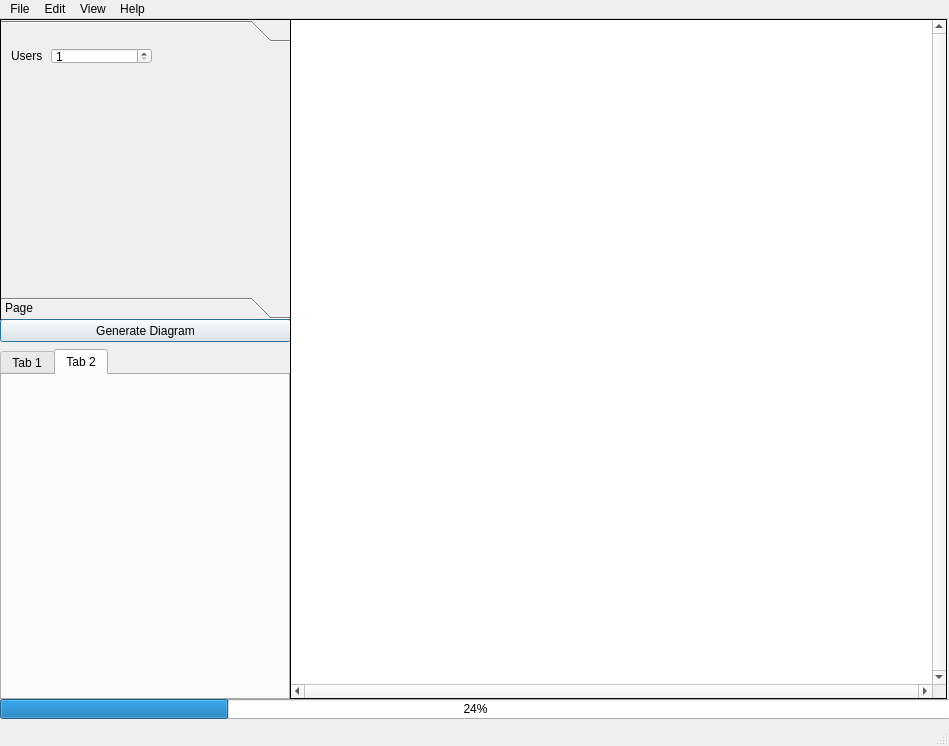
<?xml version="1.0" encoding="UTF-8"?>
<ui version="4.0">
 <class>NetGenMainWindow</class>
 <widget class="QMainWindow" name="NetGenMainWindow">
  <property name="geometry">
   <rect>
    <x>0</x>
    <y>0</y>
    <width>949</width>
    <height>746</height>
   </rect>
  </property>
  <property name="windowTitle">
   <string>Net-Gen</string>
  </property>
  <widget class="QWidget" name="centralwidget">
   <widget class="QProgressBar" name="progressBar">
    <property name="geometry">
     <rect>
      <x>0</x>
      <y>680</y>
      <width>951</width>
      <height>20</height>
     </rect>
    </property>
    <property name="value">
     <number>24</number>
    </property>
    <property name="invertedAppearance">
     <bool>false</bool>
    </property>
   </widget>
   <widget class="QTabWidget" name="tabWidget">
    <property name="geometry">
     <rect>
      <x>0</x>
      <y>330</y>
      <width>290</width>
      <height>351</height>
     </rect>
    </property>
    <property name="currentIndex">
     <number>1</number>
    </property>
    <property name="elideMode">
     <enum>Qt::ElideNone</enum>
    </property>
    <property name="usesScrollButtons">
     <bool>true</bool>
    </property>
    <property name="tabsClosable">
     <bool>false</bool>
    </property>
    <property name="movable">
     <bool>false</bool>
    </property>
    <property name="tabBarAutoHide">
     <bool>false</bool>
    </property>
    <widget class="QWidget" name="tab">
     <attribute name="title">
      <string>Tab 1</string>
     </attribute>
    </widget>
    <widget class="QWidget" name="tab_2">
     <attribute name="title">
      <string>Tab 2</string>
     </attribute>
    </widget>
   </widget>
   <widget class="QToolBox" name="toolBox">
    <property name="geometry">
     <rect>
      <x>0</x>
      <y>0</y>
      <width>291</width>
      <height>301</height>
     </rect>
    </property>
    <property name="mouseTracking">
     <bool>true</bool>
    </property>
    <property name="frameShape">
     <enum>QFrame::Box</enum>
    </property>
    <widget class="QWidget" name="toolBoxPage1">
     <property name="geometry">
      <rect>
       <x>0</x>
       <y>0</y>
       <width>289</width>
       <height>243</height>
      </rect>
     </property>
     <attribute name="label">
      <string/>
     </attribute>
     <widget class="QLabel" name="label">
      <property name="geometry">
       <rect>
        <x>10</x>
        <y>0</y>
        <width>31</width>
        <height>16</height>
       </rect>
      </property>
      <property name="text">
       <string>Users:</string>
      </property>
     </widget>
     <widget class="QSpinBox" name="spinBox">
      <property name="geometry">
       <rect>
        <x>50</x>
        <y>0</y>
        <width>101</width>
        <height>16</height>
       </rect>
      </property>
      <property name="wrapping">
       <bool>false</bool>
      </property>
      <property name="frame">
       <bool>true</bool>
      </property>
      <property name="minimum">
       <number>1</number>
      </property>
      <property name="maximum">
       <number>200000000</number>
      </property>
      <property name="value">
       <number>1</number>
      </property>
     </widget>
    </widget>
    <widget class="QWidget" name="page">
     <property name="geometry">
      <rect>
       <x>0</x>
       <y>0</y>
       <width>289</width>
       <height>243</height>
      </rect>
     </property>
     <attribute name="label">
      <string>Page</string>
     </attribute>
    </widget>
   </widget>
   <widget class="QPushButton" name="pushButton">
    <property name="geometry">
     <rect>
      <x>0</x>
      <y>300</y>
      <width>291</width>
      <height>23</height>
     </rect>
    </property>
    <property name="mouseTracking">
     <bool>false</bool>
    </property>
    <property name="text">
     <string>Generate Diagram</string>
    </property>
    <property name="autoDefault">
     <bool>false</bool>
    </property>
    <property name="default">
     <bool>true</bool>
    </property>
    <property name="flat">
     <bool>false</bool>
    </property>
   </widget>
   <widget class="QGraphicsView" name="graphicsView">
    <property name="geometry">
     <rect>
      <x>290</x>
      <y>0</y>
      <width>657</width>
      <height>680</height>
     </rect>
    </property>
    <property name="mouseTracking">
     <bool>true</bool>
    </property>
    <property name="frameShape">
     <enum>QFrame::Box</enum>
    </property>
    <property name="frameShadow">
     <enum>QFrame::Plain</enum>
    </property>
    <property name="verticalScrollBarPolicy">
     <enum>Qt::ScrollBarAlwaysOn</enum>
    </property>
    <property name="horizontalScrollBarPolicy">
     <enum>Qt::ScrollBarAlwaysOn</enum>
    </property>
    <property name="sizeAdjustPolicy">
     <enum>QAbstractScrollArea::AdjustToContents</enum>
    </property>
    <property name="backgroundBrush">
     <brush brushstyle="SolidPattern">
      <color alpha="255">
       <red>0</red>
       <green>0</green>
       <blue>0</blue>
      </color>
     </brush>
    </property>
    <property name="foregroundBrush">
     <brush brushstyle="SolidPattern">
      <color alpha="255">
       <red>0</red>
       <green>0</green>
       <blue>0</blue>
      </color>
     </brush>
    </property>
    <property name="renderHints">
     <set>QPainter::Antialiasing|QPainter::TextAntialiasing</set>
    </property>
   </widget>
  </widget>
  <widget class="QMenuBar" name="menubar">
   <property name="geometry">
    <rect>
     <x>0</x>
     <y>0</y>
     <width>949</width>
     <height>22</height>
    </rect>
   </property>
   <widget class="QMenu" name="menuFile">
    <property name="contextMenuPolicy">
     <enum>Qt::DefaultContextMenu</enum>
    </property>
    <property name="tearOffEnabled">
     <bool>false</bool>
    </property>
    <property name="title">
     <string>File</string>
    </property>
    <property name="separatorsCollapsible">
     <bool>false</bool>
    </property>
    <addaction name="actionTEST"/>
    <addaction name="actionTEST2"/>
    <addaction name="actionTEST3"/>
   </widget>
   <widget class="QMenu" name="menuEdit">
    <property name="title">
     <string>Edit</string>
    </property>
    <addaction name="actionTEST1"/>
    <addaction name="actionTEST2_2"/>
    <addaction name="actionTEST3_2"/>
   </widget>
   <widget class="QMenu" name="menuView">
    <property name="title">
     <string>View</string>
    </property>
    <addaction name="actionTEST1_2"/>
    <addaction name="actionTEST2_3"/>
    <addaction name="actionTEST3_3"/>
   </widget>
   <widget class="QMenu" name="menuHelp">
    <property name="title">
     <string>Help</string>
    </property>
    <addaction name="actionHELP"/>
    <addaction name="actionhelp"/>
    <addaction name="actionpleh"/>
   </widget>
   <addaction name="menuFile"/>
   <addaction name="menuEdit"/>
   <addaction name="menuView"/>
   <addaction name="menuHelp"/>
  </widget>
  <widget class="QStatusBar" name="statusbar"/>
  <action name="actionTEST">
   <property name="checkable">
    <bool>false</bool>
   </property>
   <property name="text">
    <string>TEST</string>
   </property>
   <property name="shortcut">
    <string>Ctrl+N</string>
   </property>
   <property name="shortcutContext">
    <enum>Qt::ApplicationShortcut</enum>
   </property>
   <property name="priority">
    <enum>QAction::NormalPriority</enum>
   </property>
  </action>
  <action name="actionTEST2">
   <property name="text">
    <string>TEST2</string>
   </property>
  </action>
  <action name="actionTEST3">
   <property name="text">
    <string>TEST3</string>
   </property>
   <property name="shortcut">
    <string>Ctrl+Q</string>
   </property>
   <property name="shortcutContext">
    <enum>Qt::WindowShortcut</enum>
   </property>
   <property name="menuRole">
    <enum>QAction::QuitRole</enum>
   </property>
  </action>
  <action name="actionTEST1">
   <property name="text">
    <string>TEST1</string>
   </property>
  </action>
  <action name="actionTEST2_2">
   <property name="text">
    <string>TEST2</string>
   </property>
  </action>
  <action name="actionTEST3_2">
   <property name="text">
    <string>TEST3</string>
   </property>
  </action>
  <action name="actionTEST1_2">
   <property name="text">
    <string>TEST1</string>
   </property>
  </action>
  <action name="actionTEST2_3">
   <property name="text">
    <string>TEST2</string>
   </property>
  </action>
  <action name="actionTEST3_3">
   <property name="text">
    <string>TEST3</string>
   </property>
  </action>
  <action name="actionHELP">
   <property name="text">
    <string>HELP</string>
   </property>
  </action>
  <action name="actionhelp">
   <property name="text">
    <string>help</string>
   </property>
  </action>
  <action name="actionpleh">
   <property name="text">
    <string>pleh</string>
   </property>
  </action>
 </widget>
 <resources/>
 <connections/>
</ui>
